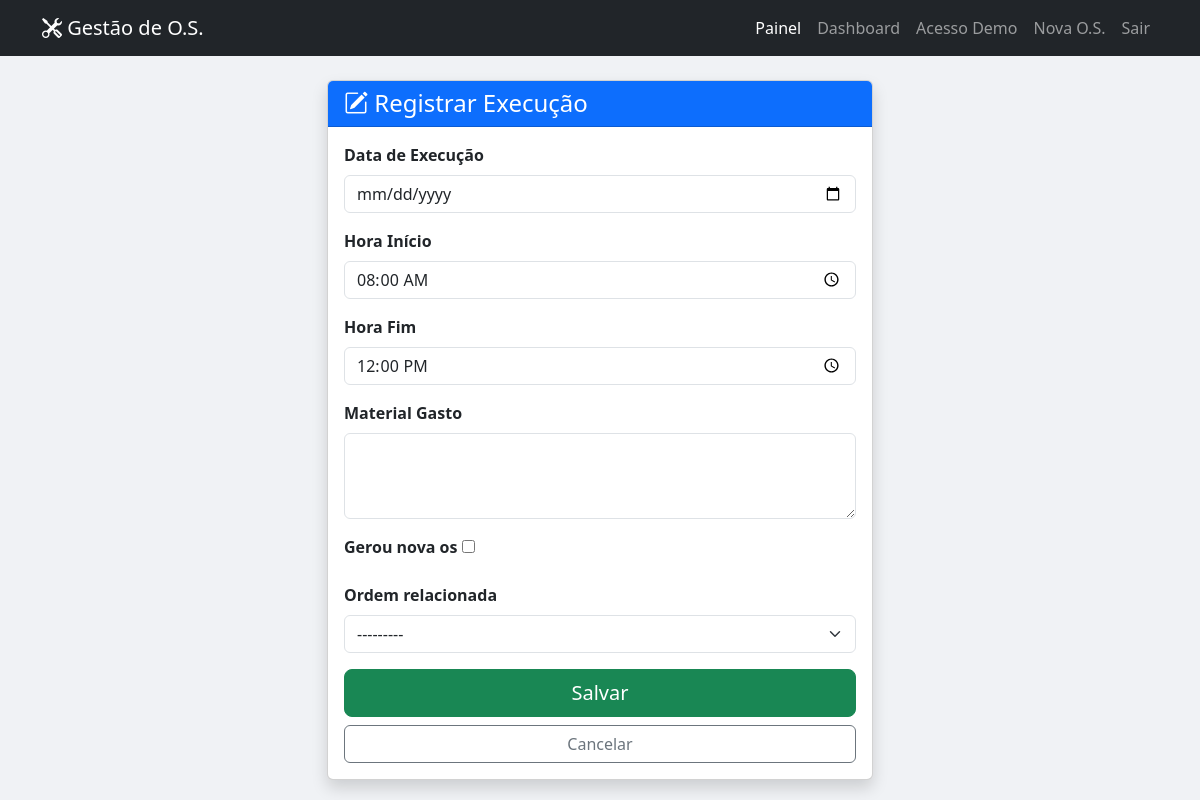
Screenshot of /executar/305/ (signed in) with the database file from the repository.
### core/models.py (models this page shows, shortened)
class OrdemServico(models.Model):
    class Status(models.TextChoices):
        PENDENTE = 'PENDENTE', 'Pendente'
        EM_ANDAMENTO = 'EM_ANDAMENTO', 'Em Andamento'
        ATRASADO = 'ATRASADO', 'Atrasado'
        CONCLUIDO = 'CONCLUIDO', 'Concluído'
    class Prioridade(models.TextChoices):
        BAIXA = 'BAIXA', 'Baixa'
        MEDIA = 'MEDIA', 'Média'
        ALTA = 'ALTA', 'Alta'
        CRITICA = 'CRITICA', 'Crítica'
    titulo = models.CharField("Item / Título", max_length=200)
    descricao = models.TextField("Descrição do Problema")
    local = models.ForeignKey('Local', null=True, blank=True, on_delete=models.SET_NULL, related_name='ordens')
    data_criacao = models.DateTimeField(auto_now_add=True)
    updated_at = models.DateTimeField(auto_now=True, null=True)
    data_conclusao = models.DateTimeField("Data da Realização", null=True, blank=True)
    data_execucao = models.DateField("Data de Execução", null=True, blank=True)
    hora_inicio = models.TimeField("Hora Início", null=True, blank=True)
    hora_fim = models.TimeField("Hora Fim", null=True, blank=True)
    material_gasto = models.TextField("Material Gasto", null=True, blank=True)
    gerou_nova_os = models.BooleanField(default=False)
    ordem_relacionada = models.ForeignKey('self', null=True, blank=True, on_delete=models.SET_NULL, related_name='ordens_relacionadas')
    duracao_exec = models.DurationField(null=True, blank=True)
    solicitante = models.ForeignKey(User, on_delete=models.PROTECT, related_name='os_abertas', db_index=True)
    tecnico_responsavel = models.ForeignKey(User, on_delete=models.SET_NULL, null=True, blank=True, related_name='os_tecnicas', db_index=True)
    status = models.CharField(max_length=20, choices=Status.choices, default=Status.PENDENTE, db_index=True)
    prioridade = models.CharField(max_length=10, choices=Prioridade.choices, default=Prioridade.MEDIA, db_index=True)
    prazo_limite = models.DateField("Prazo Limite", null=True, blank=True, db_index=True)
    acao_corretiva = models.TextField("Ação Corretiva", blank=True, null=True)
    def __str__(self):
        return f"OS #{self.id} - {self.titulo}"
    class Meta:
        ordering = ['-data_criacao']

### core/views.py (the view)
# urls.py: path('executar/<int:id>/', executar_ordem, name='executar_ordem'),
@login_required
def executar_ordem(request, id):
    ordem = get_object_or_404(OrdemServico, id=id)
    user_profile = getattr(request.user, 'profile', None)
    if not (user_profile and user_profile.role == UserProfile.Role.TECNICO):
        return redirect(f'/ordem/{id}/')
    if request.method == 'POST':
        form = TecnicoExecutionForm(request.POST, instance=ordem)
        if form.is_valid():
            ordem = form.save(commit=False)
            ordem.save(alterado_por=request.user)
            return redirect(f'/ordem/{id}/')
    else:
        form = TecnicoExecutionForm(instance=ordem)
    return render(request, 'form_ordem.html', {'form': form, 'titulo': 'Registrar Execução'})

### core/forms.py
class TecnicoExecutionForm(forms.ModelForm):
    class Meta:
        model = OrdemServico
        fields = ['data_execucao', 'hora_inicio', 'hora_fim', 'material_gasto', 'gerou_nova_os', 'ordem_relacionada']
        widgets = {
            'data_execucao': forms.DateInput(attrs={'class': 'form-control', 'type': 'date'}),
            'hora_inicio': forms.TimeInput(attrs={'class': 'form-control', 'type': 'time'}),
            'hora_fim': forms.TimeInput(attrs={'class': 'form-control', 'type': 'time'}),
            'material_gasto': forms.Textarea(attrs={'class': 'form-control', 'rows': 3}),
            'ordem_relacionada': forms.Select(attrs={'class': 'form-select'}),
        }

### core/templates/form_ordem.html (shortened to what this page needs)
{% extends 'base.html' %}
{% block content %}
<div class="row justify-content-center">
    <div class="col-md-8 col-lg-6">
        <div class="card shadow">
            <div class="card-header bg-primary text-white">
                <h4 class="mb-0"><i class="bi bi-pencil-square"></i> {{ titulo|default:"Ordem de Serviço" }}</h4>
            </div>
            <div class="card-body">
                <form method="post">
                    {% for field in form %}
                    <div class="mb-3">
                        <label class="form-label fw-bold">{{ field.label }}</label>
                        {{ field }}
                    </div>
                    {% endfor %}
                    <div class="d-grid gap-2">
                        <button type="submit" class="btn btn-success btn-lg">Salvar</button>
                        <a href="/" class="btn btn-outline-secondary">Cancelar</a>
                    </div>
                </form>
            </div>
        </div>
    </div>
</div>
{% endblock %}

### core/templates/base.html (style rules this page uses)
body { background-color: #f0f2f5; }

### rows the page displays
OrdemServico: form "08:00:00" "12:00:00" "---------"

### other values shown
{{ titulo|default:"Ordem de Serviço" }} "Registrar Execução"
{{ field.label }} "Data de Execução" "Hora Início" "Hora Fim" "Material Gasto" "Gerou nova os" "Ordem relacionada"
